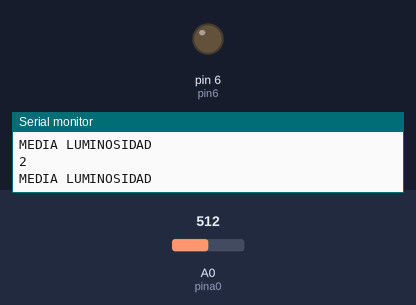
Bench run of a sketch on a simulated Arduino Uno, built with avr-gcc and run on an emulated ATmega328P. Shown: output pins drawn as LEDs (lit = HIGH), the last lines printed to the serial monitor. The inputs (shaded band) are chosen by the test bench; at power-on: A0 (pina0) = 512.

Above: at 1.2 s.
1.3 s: A0 (pina0) set to 757
2.8 s: A0 (pina0) set to 775
At 3.4 s:
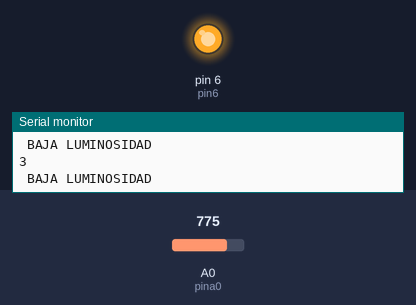
4.3 s: A0 (pina0) set to 716
At 4.7 s:
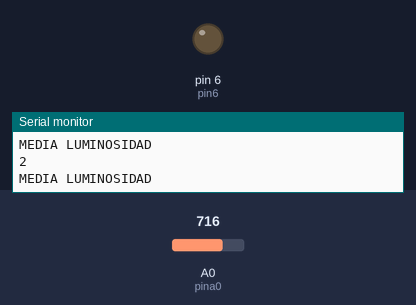
5.8 s: A0 (pina0) set to 900
At 6.1 s:
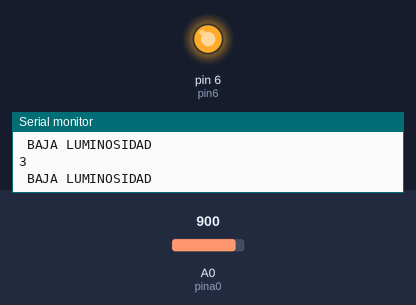
Timing chart, 0 to 8.3 s (numbered marks = the images above; inputs shaded):
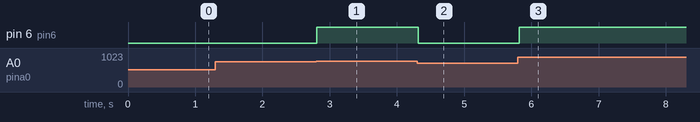

Measured:
- the behaviour switches between 764 and 765 on A0 (pina0) (found by bisection; images 0 and 1)
- after the input at 2.8 s, pin 6 (pin6): LOW → HIGH at once
- after the input at 4.3 s, pin 6 (pin6): HIGH → LOW at once
- after the input at 5.8 s, pin 6 (pin6): LOW → HIGH at once

The sketch:

ciclo_for.ino
```cpp
int pina0 = A0;
int del = 100;
int pin6 = 6;

void setup() {
  Serial.begin(9600);
  pinMode(pina0, INPUT);
  pinMode(pin6, OUTPUT);
}

void loop() {
  int sensor = analogRead(pina0) / 255;
  Serial.println(sensor);

  switch (sensor) {
    case 0:
      Serial.println(" MUY ALTA LUMINOSIDAD");
      digitalWrite(pin6, LOW);
      break;

    case 1:
      Serial.println(" ALTA LUMINOSIDAD");
      digitalWrite(pin6, LOW);
      break;

    case 2:
      Serial.println("MEDIA LUMINOSIDAD");
      digitalWrite(pin6, LOW);
        break;

    case 3:
      Serial.println(" BAJA LUMINOSIDAD");
      digitalWrite(pin6, HIGH);
      break;

    case 4:
      Serial.println(" MUY BAJA LUMINOSIDAD");
      digitalWrite(pin6, HIGH);
      break;

    default:
      Serial.println(" error");
      break;
  }
  delay(del);
}
```
